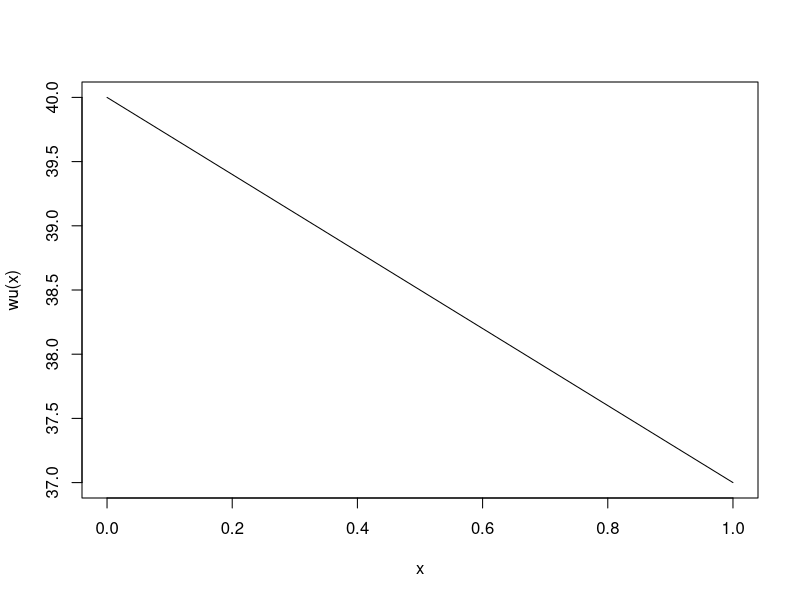

Write the R code that produced this figure.
data <- data.frame(X = c(1, 2, 3, 4, 5, 6, 7), Y = c(12, 10, 8, 6, 4, 2, 0))
model1 <- lm(X ~ Y , data = data)
summary(model1)

wu <-function(x) {-3*x + 40}
curve(wu)
